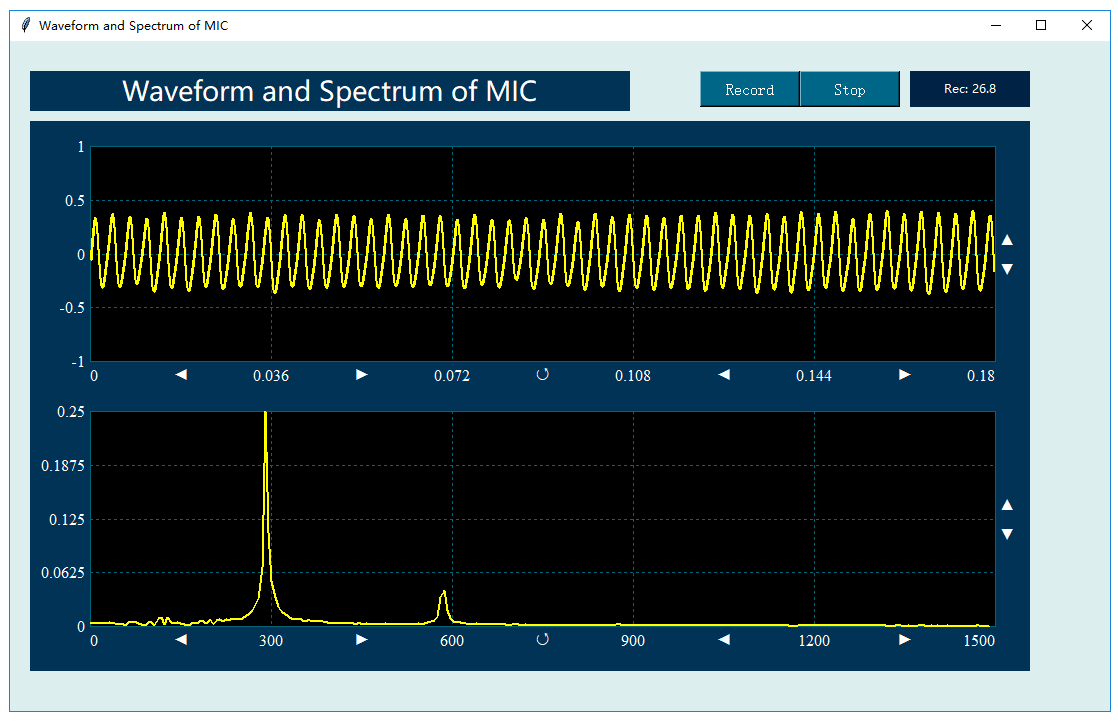

Here is the Python script that generated this plot:
#===This Frame is generated by DRPython ===============================
import sys
import os
import drvi.drviAppendPath as mPath
mPath.appendPythonPath()
#=================================================

import tkinter as tk
import tkinter.messagebox as msgbox
from tkinter import filedialog
from tkinter import *
from scipy.fftpack import fft,ifft
import matplotlib.pyplot as plt
from pylab import mpl
from matplotlib import cm
import numpy as np
import tkinter as tk
import tkinter.ttk as ttk
from tkinter import *
import matplotlib.pyplot as plt
from matplotlib.backends.backend_tkagg import FigureCanvasTkAgg
from matplotlib import cm
import numpy as np
import math
import drvi.drviDSP as dsp
import drvi.drviControlls as dr
import drvi.drviAudio as drAudio


#==Event response function of controls====
def setValue2DX(dx,x):
 mPlotF.setValue2DX(dx,x)
 mFs=1/dx
 mLen=len(x)
 [mFre,mAmp]=dsp.AmpSpetrum(mLen,mFs,x)
 df=mFs/mLen
 mPlot1F.setValue2DX(df,mAmp)
 return 1

#==Main Window=====================
win= tk.Tk()
sWOld=1920
sHOld=1080
sWidth=win.winfo_screenwidth()
sHeight=win.winfo_screenheight()
wRate=sWidth/sWOld
hRate=sHeight/sHOld
winWidth=int(1100*wRate)
winHeight=int(670*hRate)
x=(sWidth-winWidth)/2;
y=(win.winfo_screenheight()-winHeight)/2
win.geometry("%dx%d+%d+%d" %(winWidth,winHeight,x,y))
win.config(bg="#ddeeee")
win.wm_title('Waveform and Spectrum of MIC')

#==Layout of controls=====================
mLab1=dr.DRLabelX(win,20*wRate,30*hRate,600*wRate,40*hRate,'#003355','#ffffff','Waveform and Spectrum of MIC',20)
mHBut2=dr.DRHButtonGroup(win,690*wRate,30*hRate,200*wRate,36*hRate,'#006688','#ffffff','Record,Stop',2,0)
mRec3=drAudio.DRRecorder(win,900*wRate,30*hRate,120*wRate,36*hRate,'#002244','#ffffff',44100,8192,60)
dr.DRLabelX(win,20*wRate,80*hRate,1000*wRate,550*hRate,'#003355','#ffffff','',20)
mPlotF=dr.DRPlotFast(win,30*wRate,90*hRate,980*wRate,260*hRate,'#003355','#000000','#ffffff','#006677','#ffff00',12,0,0.18,-1,1,0,0)
mPlot1F=dr.DRPlotFast(win,30*wRate,355*hRate,980*wRate,260*hRate,'#003355','#000000','#ffffff','#006677','#ffff00',12,0,6000,0,0.25,0,0)

#=====================================================================
mHBut2.addCallBackSingle(mRec3.setValueSingle)
mRec3.addCallBack2DX(setValue2DX)

#==Main Loop=====================
win.mainloop()

#==End of APPp=====================
